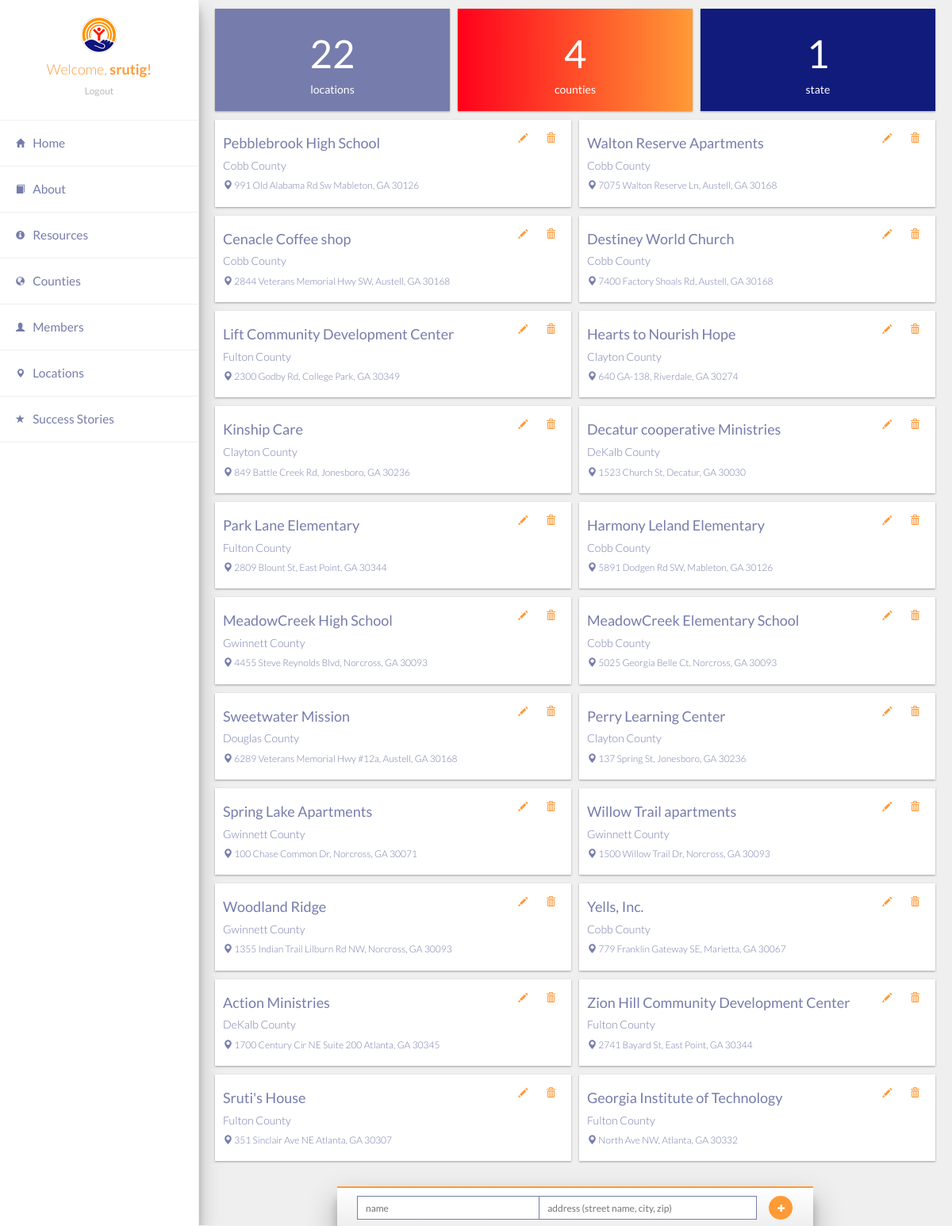
Page /administrator/locations (signed in) on the committed database.
### app/models.py (models this page shows, shortened)
class Location(db.Model):
    name = db.Column(db.String(64), primary_key=True)
    address = db.Column(db.String(120), unique=True)
    county = db.Column(db.String(64), db.ForeignKey('county.name'))
    latitude = db.Column(db.Integer)
    longitude = db.Column(db.Integer)

### app/views.py (the view)
@app.route('/administrator/locations')
def administrator_locations():
	if not session.get('admin_login'):
		return redirect('administrator/login')
	locations = []
	locations_query = models.Location.query.all()
	for location in locations_query:
		locations.append(location.__dict__)
	return render_template('admin-dash/locations.html', locations=locations, username=session.get('admin_user'))

### app/templates/admin-dash/locations.html
{% extends 'admin-dash/layout.html' %}
{% block content %}
{% with locations=locations %}
{% include 'admin-dash/locations/locations.html' %}
{% endwith %}
{% endblock %}

### app/templates/admin-dash/layout.html
{% extends 'admin-dash/basic_layout.html' %}
{% block basic_content %}
    <div class="admin-nav">
        <div class="admin-nav-header text-center">
            <img src="{{ url_for('static', filename='images/uw_icon.png') }}">
            <h4 class="admin-nav-header-text"><span class="uw_lighter">Welcome, </span><strong>{{ username }}</strong>!</h4>
            <h6><a id="admin-logout">Logout</a></h6>
        </div>
        <div class="admin-nav-item active">
            <a class="admin-nav-link" href="{{ url_for('administrator_home') }}">
                <div class="row admin-nav-row">
                    <span class="glyphicon glyphicon-home admin-nav-icon"></span><h5 class="admin-nav-text">Home</h5>
                </div>
            </a>
        </div>
        <div class="admin-nav-item">
            <a class="admin-nav-link" href="#">
                <div class="row admin-nav-row">
                    <span class="glyphicon glyphicon-book admin-nav-icon"></span><h5 class="admin-nav-text">About</h5>
                </div>
            </a>
        </div>
        <div class="admin-nav-item">
            <a class="admin-nav-link" href="#">
                <div class="row admin-nav-row">
                    <span class="glyphicon glyphicon-info-sign admin-nav-icon"></span><h5 class="admin-nav-text">Resources</h5>
                </div>
            </a>
        </div>
        <div class="admin-nav-item">
            <a class="admin-nav-link" href="#">
                <div class="row admin-nav-row">
                    <span class="glyphicon glyphicon-globe admin-nav-icon"></span><h5 class="admin-nav-text">Counties</h5>
                </div>
            </a>
        </div>
        <div class="admin-nav-item">
            <a class="admin-nav-link" href="#">
                <div class="row admin-nav-row">
                    <span class="glyphicon glyphicon-user admin-nav-icon"></span><h5 class="admin-nav-text">Members</h5>
                </div>
            </a>
        </div>
        <div class="admin-nav-item">
            <a class="admin-nav-link" href="{{ url_for('administrator_locations') }}">
                <div class="row admin-nav-row">
                    <span class="glyphicon glyphicon-map-marker admin-nav-icon"></span><h5 class="admin-nav-text">Locations</h5>
                </div>
            </a>
        </div>
        <div class="admin-nav-item">
            <a class="admin-nav-link" href="{{ url_for('administrator_success_stories') }}">
                <div class="row admin-nav-row">
                    <span class="glyphicon glyphicon-star admin-nav-icon"></span><h5 class="admin-nav-text">Success Stories</h5>
                </div>
            </a>
        </div>
    </div>
    <div class="body-content">
        <div class="body-wrapper">
            {% block content %}
            {% endblock %}
        </div>
    </div>
{% endblock %}

### app/templates/admin-dash/basic_layout.html (shortened to what this page needs)
<!DOCTYPE html>
<html lang = "en">
<head>
    <link rel="stylesheet" href="https://maxcdn.bootstrapcdn.com/bootstrap/3.3.7/css/bootstrap.min.css">
    <link rel= "stylesheet" type= "text/css" href= "{{ url_for('static', filename='css/admin.css') }}">
</head>
<body>
{% block basic_content %}
{% endblock %}
</body>

### app/templates/admin-dash/locations/locations.html (shortened to what this page needs)
<div class="home-locations col-md-12">
    <div class="home-locations-wrapper">
        <ul class="list-unstyled locations-list inline">
            <li class="achievement-club-location locations-stat col-sm-4 text-center">
                <div class="admin-dash-item locations-list-item">
                    <div class="admin-dash-item-wrapper num-locations locations-list-item-wrapper">
                        <h1 class="locations-header">{{ locations|length }}</h1>
                        <h6 class="locations-sub-header">locations</h6>
                    </div>
                </div>
            </li>
            <li class="achievement-club-location locations-stat col-sm-4 text-center">
                <div class="admin-dash-item locations-list-item">
                    <div class="admin-dash-item-wrapper counties-locations locations-list-item-wrapper">
                        <h1 class="locations-header">4</h1>
                        <h6 class="locations-sub-header">counties</h6>
                    </div>
                </div>
            </li>
            <li class="achievement-club-location locations-stat col-sm-4 text-center">
                <div class="admin-dash-item locations-list-item">
                    <div class="admin-dash-item-wrapper counties-states locations-list-item-wrapper">
                        <h1 class="locations-header">1</h1>
                        <h6 class="locations-sub-header">state</h6>
                    </div>
                </div>
            </li>
            {% for location in locations %}
            {% with location=location %}
            {% include 'admin-dash/locations/location.html' %}
            {% endwith %}
            {% endfor %}
            <li class="bottom-location-margin col-md-12"></li>
        </ul>
        <div class="row form-group admin-dash-input-group add-location">
            <div class="col-xs-12">
                <input style="border-right: 0" id="location-name" class="input input-sm admin-dash-input address-input col-xs-5" type="text" placeholder="name" autocomplete="off">
                <input id="location-address" class="input input-sm admin-dash-input address-input col-xs-6" type="text" placeholder="address (street name, city, zip)" autocomplete="off">
                <div class="col-xs-1">
                    <button id="add-location-button" class="btn btn-sm add-location-btn"><span class="glyphicon glyphicon-plus"></span></button>
                </div>
            </div>
        </div>
    </div>
</div>

### app/templates/admin-dash/locations/location.html
<li class="achievement-club-location col-sm-12 col-md-6">
    <div class="admin-dash-item locations-list-item">
        <div class="admin-dash-item-wrapper locations-list-item-wrapper">
            <div class="location-left">
                <h4>{{ location.name }}</h4>
                <h5 class="uw_lighter">{{ location.county }} County</h5>
                <h6 class="uw_lighter"><span class="glyphicon glyphicon-map-marker"></span> {{ location.address }}</h6>
            </div>
            <div class="location-right">
                <div class="btn-group edit-delete-location">
                    <button id="{{ location.name }}-edit" onclick='editLocation("{{location.name}}", "{{location.address}}")' class="btn-sm btn-default location-btn edit-location"><span class="glyphicon glyphicon-pencil"></span></button>
                    <button id="{{ location.name }}-delete" onclick='deleteLocation("{{location.name}}")' class="btn-sm btn-default location-btn edit-location"><span class="glyphicon glyphicon-trash"></span></button>
                </div>
            </div>
        </div>
    </div>
</li>

### app/static/css/admin.css (style rules this page uses)
:root { --uw_blue: #101B7B; --uw_red: #FF001C; --uw_orange: #FF9A36; --uw_lavender: #767DAC; --uw_lavender_lighter: #eff0f5; --uw_white: #FFF; --primary_dark: #333; --primary_light: #EFEFEF; --primary: #BBB; --education: #8D9ECE; --health: #D54C61; --income: #FFC542; --civic: #8D95AB; --community: #9DAC51; --border_color: var(--uw_orange); }
body { font-family: 'Lato', sans-serif; background-color: var(--primary_light); }
.body-content { padding-left: 250px; height: 100vh; overflow-y: scroll; }
.admin-dash-item { padding: 25px; display: inline-block; }
.admin-dash-item-wrapper { background-color: var(--uw_white); padding: 25px; box-shadow: 0 1px 3px rgba(0,0,0,0.12), 0 1px 2px rgba(0,0,0,0.24); }
.uw_lighter { font-weight: 300; }
.admin-dash-input { border: 1px solid var(--uw_lavender); color: var(--uw_lavender); background-color: transparent; border-radius: 0; }
.admin-dash-input-group { margin-left: 0; margin-right: 0; }
.admin-nav { width: 250px; background-color: var(--uw_white); height: 100vh; position: fixed; top: 0; left: 0; box-shadow: 0 14px 28px rgba(0,0,0,0.25), 0 10px 10px rgba(0,0,0,0.22); }
.admin-nav-header { padding: 20px 10px 20px 10px; border-bottom: 1px solid var(--primary_light); }
.admin-nav-header-text { color: var(--uw_orange); }
.admin-nav-item { padding: 10px 20px 10px 20px; border-bottom: 1px solid var(--primary_light); }
.admin-nav-row { margin: 0; }
.admin-nav-icon, .admin-nav-text { color: var(--uw_lavender); }
.admin-nav-icon { display: inline-block; margin-right: 10px; top: 0px; font-size: 0.8em; }
.admin-nav-text { display: inline-block; font-size: 1.1em; }
#admin-logout { color: var(--primary); cursor: pointer; }
.home-locations { height: 100vh; padding: 0; }
.home-locations-wrapper { height: 100%; }
.locations-list { height: 100%; overflow-y: scroll; border: 1px solid var(--primary_light); color: var(--uw_lavender); width: 100%; padding: 5px 15px 5px 15px; margin-bottom: 0; }
.bottom-location-margin { height: 70px; }
.locations-list-item { width: 100%; padding: 0; }
.num-locations { background: linear-gradient(to right, var(--uw_lavender), var(--uw_lavender)); }
.counties-locations { background: linear-gradient(to right, var(--uw_red), var(--uw_orange)); }
.counties-states { background: linear-gradient(to right, var(--uw_blue), var(--uw_blue)); }
.locations-stat { color: var(--uw_white); }
.locations-header { font-size: 3.5em; }
.locations-sub-header { font-size: 1em; }
.locations-list-item-wrapper { padding: 10px; }
.achievement-club-location { padding: 5px; border-bottom: 1px solid var(--primary_light); display: inline-block; }
.address-input { background-color: var(--uw_white); }
.add-location { padding: 10px; height: 50px; margin-bottom: 0; background: linear-gradient(to bottom, var(--uw_white), var(--primary_light)); border-top: 2px solid var(--uw_orange); z-index: 999; position: fixed; top: calc(100% - 50px); left: 50%; transform: translateX(calc(-50% + 125px)); min-width: 600px; box-shadow: 0 19px 38px rgba(0,0,0,0.30), 0 15px 12px rgba(0,0,0,0.22); }
.add-location-btn { border-radius: 50%; height: 30px; width: 30px; font-size: 0.7em; background-color: var(--uw_orange); color: var(--uw_white); margin: auto; transform: translateY(-1px, 1px); }
.location-left { display: inline-block; }
.location-right { float:right; display: inline-block; }
.location-btn { border: 0; border-radius: 0; color: var(--uw_orange); }

### rows in the picture
Location: name "Pebblebrook High School", county "Cobb", address "991 Old Alabama Rd Sw Mableton, GA 30126"
Location: name "Walton Reserve Apartments", county "Cobb", address "7075 Walton Reserve Ln, Austell, GA 30168"
Location: name "Cenacle Coffee shop", county "Cobb", address "2844 Veterans Memorial Hwy SW, Austell, GA 30168"
Location: name "Destiney World Church", county "Cobb", address "7400 Factory Shoals Rd, Austell, GA 30168"
Location: name "Lift Community Development Center", county "Fulton", address "2300 Godby Rd, College Park, GA 30349"
Location: name "Hearts to Nourish Hope", county "Clayton", address "640 GA-138, Riverdale, GA 30274"
Location: name "Kinship Care", county "Clayton", address "849 Battle Creek Rd, Jonesboro, GA 30236"
Location: name "Decatur cooperative Ministries", county "DeKalb", address "1523 Church St, Decatur, GA 30030"
Location: name "Park Lane Elementary", county "Fulton", address "2809 Blount St, East Point, GA 30344"
Location: name "Harmony Leland Elementary", county "Cobb", address "5891 Dodgen Rd SW, Mableton, GA 30126"
Location: name "MeadowCreek High School", county "Gwinnett", address "4455 Steve Reynolds Blvd, Norcross, GA 30093"
Location: name "MeadowCreek Elementary School", county "Cobb", address "5025 Georgia Belle Ct, Norcross, GA 30093"
Location: name "Sweetwater Mission", county "Douglas", address "6289 Veterans Memorial Hwy #12a, Austell, GA 30168"
Location: name "Perry Learning Center", county "Clayton", address "137 Spring St, Jonesboro, GA 30236"
Location: name "Spring Lake Apartments", county "Gwinnett", address "100 Chase Common Dr, Norcross, GA 30071"
Location: name "Willow Trail apartments", county "Gwinnett", address "1500 Willow Trail Dr, Norcross, GA 30093"
Location: name "Woodland Ridge", county "Gwinnett", address "1355 Indian Trail Lilburn Rd NW, Norcross, GA 30093"
Location: name "Yells, Inc.", county "Cobb", address "779 Franklin Gateway SE, Marietta, GA 30067"
Location: name "Action Ministries", county "DeKalb", address "1700 Century Cir NE Suite 200 Atlanta, GA 30345"
Location: name "Zion Hill Community Development Center", county "Fulton", address "2741 Bayard St, East Point, GA 30344"
Location: name "Sruti's House", county "Fulton", address "351 Sinclair Ave NE Atlanta, GA 30307"
Location: name "Georgia Institute of Technology", county "Fulton", address "North Ave NW, Atlanta, GA 30332"

### other values in the picture
{{ username }} "srutig"
{{ locations|length }} "22"
